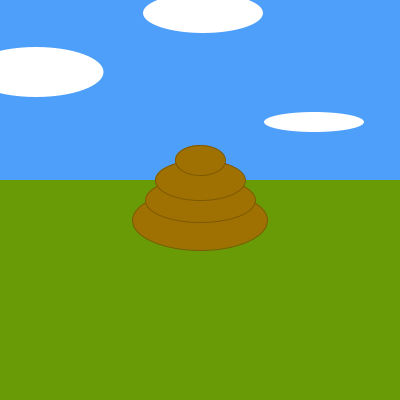
Frame 1 (no input)
Frame 60 (the mouse pressed at the canvas centre just before this capture): identical to frame 1, image omitted
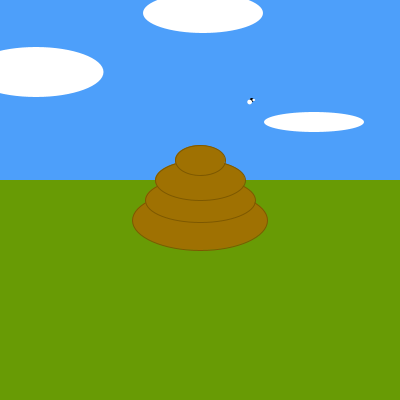
Frame 120 (the mouse held since frame 60 and released just before this capture)

The Processing sketch that drew these frames (run headless with seeded random() and noise(); from frame 60 on, the mouse is pressed at the canvas centre):

// Processing sketch: processing_25364
// ── processing_25364.pde

  
  //*************///////////////////
  // Mouches à marde // Par Xavier Bégin-Leblanc.
  //*************///////////////////
 
  /*TP3-Simulation
  Se présente une nouvelle mouche à tous les 1.875 seconde, et le diamètre de son corps est différent d'apparitions en apparitions.
  
  Le jeu pourrait etre de detruire des mouche le plus possible avant que le soleil se couche ou bien
  que la pluie vienne g^cher ce spectacle naturel, présent plus souvent qu'autrement dans les contrés agricoles lointaines! 

/////////********Déclaration des variables*****////////////////

float X = 0;
float Y = 0;
int temps;
ArrayList mouche;
///float angle = atan2(cibleY-Yy, cibleX-Xx);
//float distance = dist(cibleX, cibleY, Xx, Yy);
//Xx= cos()*min(vitesse, distance) + Xx;          eventuellement, les nuages bougeront et pourront faire tomber de la pluie 
//Yy = sin(angle)*min(vitesse, distance) + Yy;


void setup() {
  
size (400,400);
smooth();

mouche = new ArrayList(); 
temps=millis();

}
void draw() {
background(77,159,250);

/*Contrainte qui permet a une nouvelle mouche d'appara^itre aux 1.875 seconde, et le diamètre
de cette derniere différera de façon aléatoire.*/

if (millis() - temps > 1877) {
  temps = temps + 2000;
  color c = color(0,0,0);
  constrain(200,300,500);
  Mouche b = new Mouche (random(width), random(height), random(1,5), c);
  mouche.add(b);

}



//////////BACKGROUND////////// 

  noStroke();
  fill(104,155, 5);
  rect(0,180, 400,250);
  
///////Tas de défécation///////  
stroke  (125,88,0);
fill    (159,113,2);
ellipse (200,220, 135,60);
ellipse (200,200, 110,45);
ellipse (200,180, 90,40);
ellipse (200,160, 50, 30);

//Les nuages
noStroke();
fill(255);
  ellipse(X+36,Y+ 72, 135, 50);
  ellipse(X+203,Y+ 13, 120,40);
  ellipse (X+314,Y+ 122, 100, 20);

//Début de la boucle pour les mouches.
for ( int i = 0 ; i < mouche.size() ; i++ ) {
     Mouche b = (Mouche) mouche.get(i);
     b.draw();}
}


///Condition "physique" des mouches.///

// Pour bien comprendre, la variable "d" consiste en fait au diamètre du corps de la mouche.

class Mouche {
  float x,y,d;
  color c;
  
  Mouche (float x, float y, float d, color c){
  this.x =x;
  this.y = y;
  this.d= d;
  this.c= c;
}

void draw() {
  x = x + random(-1,1);
  y = y + random(-1,1);
  
  noStroke();
  fill(0);
  ellipse (x, y, 4, 4);
  fill(255);
  ellipse(x+2,y,3,2);
  ellipse(x-2,y+2,d,d);
}


}
void mousePressed() {
  println("Clique x"+mouseX+" y "+mouseY);
}
